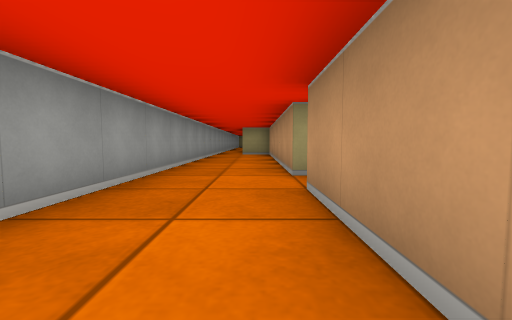
view 1 (above)

13 first-person views from a walk through a cub3D level. The camera is about half as high as the walls, tilts 4° down and sees 90° across. The floor is counted in squares. Each view is taken from the middle of a square. On the plan, view 1 faces up. The plan holds only what a view shows up to about 9 squares ahead; the rest is blank.

view 2
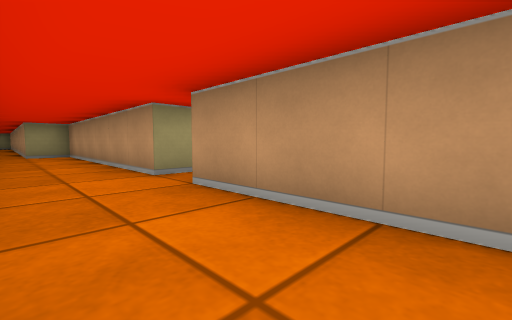

view 3
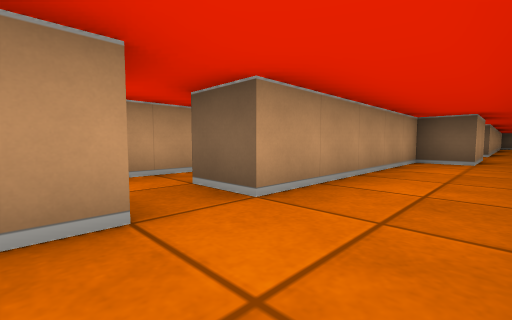

view 4
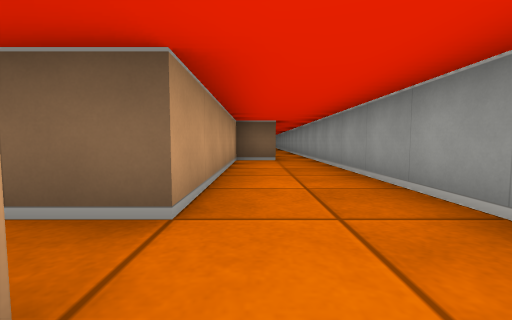

view 5
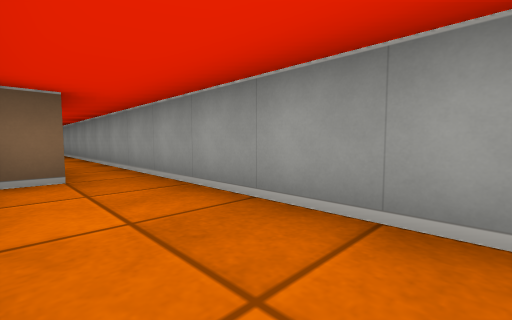

view 6
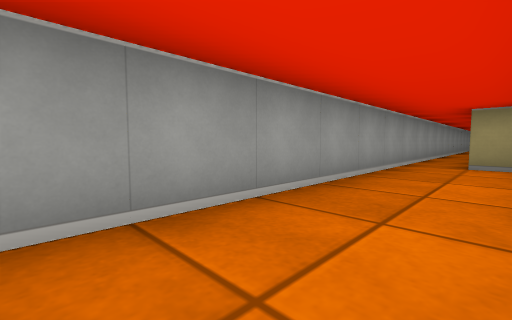

view 7
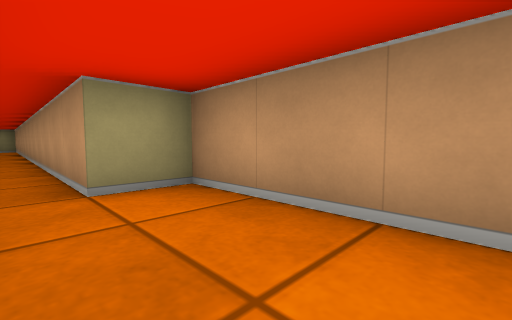

view 8
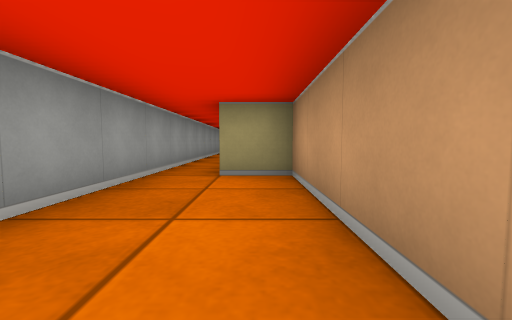

view 9
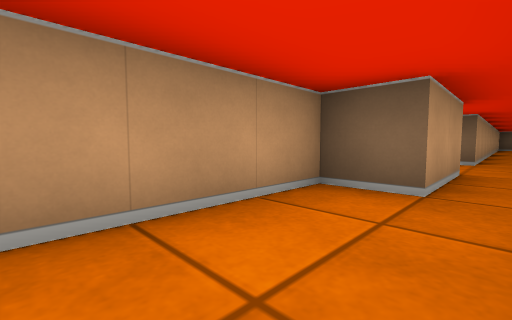

view 10
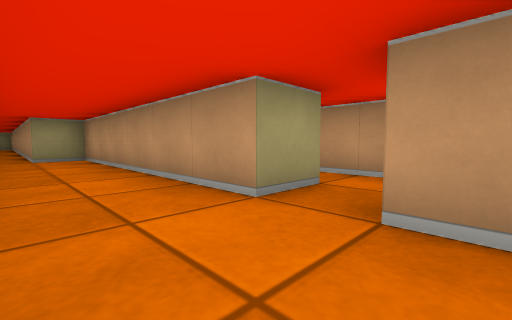

view 11
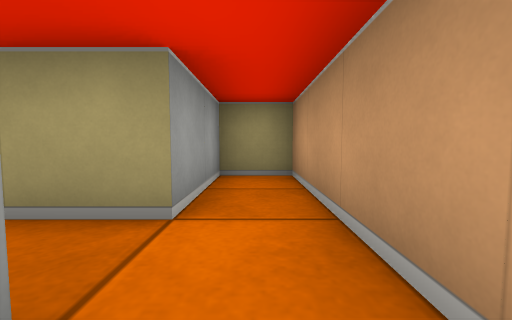

view 12
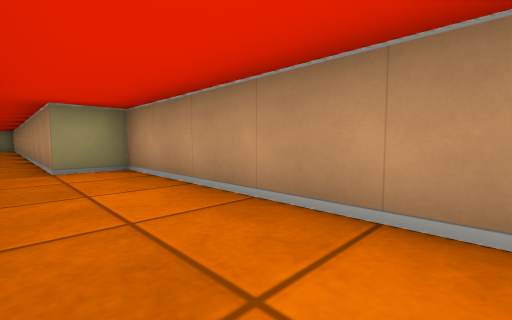

view 13
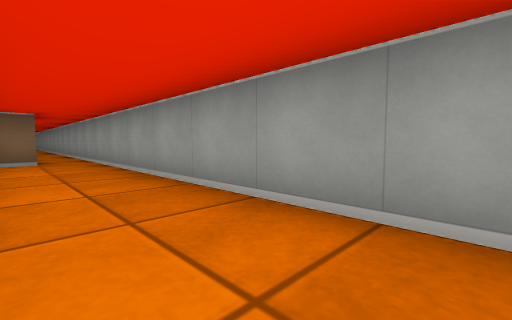

### Floor plan
Points are (right, up) in squares from view 1. A wall is a line through its corners. A room is listed if a view was taken in it or the views show most of it. See-through windows are left out.
Room 1 (views 1, 2, 3, 4, 5, 6, 7, 8, 9, 10, 12, 13)
walls: (1.5, 3.5) (0.5, 3.5) (0.5, 9.5) (-0.5, 9.5) (-0.5, 19.2); (-1.5, 15.2) (-1.5, -2.5); (-0.5, -2.5) (0.5, -2.5) (0.5, 2.5) (1.5, 2.5)
ways out: opening at (1, 3) to room 2; opening at (-1, -3)
Room 2 (view 11)
walls: (2.5, 1.9) (2.5, 5.5) (1.5, 5.5) (1.5, 3.5)
ways out: opening at (1, 3) to room 1

Where each view was taken, in squares from view 1:
view 1: 0 up, 0 right, facing up
view 2: 0 up, 1 left, facing up-right
view 3: 4 up, 1 left, facing down-right
view 4: 4 up, 0 right, facing down
view 5: 1 up, 0 right, facing down-left
view 6: 4 up, 0 right, facing up-left
view 7: 7 up, 1 left, facing up-right
view 8: 6 up, 0 right, facing up
view 9: 0 up, 1 left, facing down-right
view 10: 2 up, 1 left, facing up-right
view 11: 2 up, 2 right, facing up
view 12: 5 up, 1 left, facing up-right
view 13: 4 up, 0 right, facing down-left
